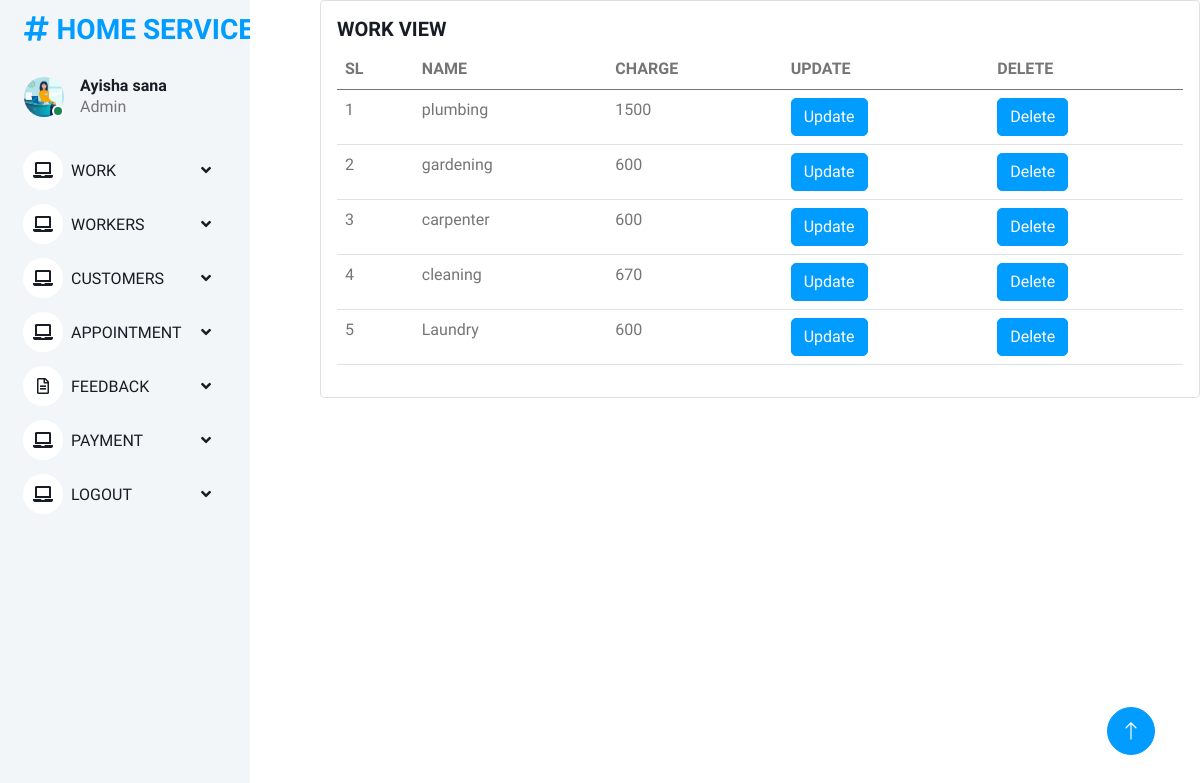
Screenshot of /work_view (signed in) with the database file from the repository.
### onlinehomeservice_app/models.py (models this page shows, shortened)
class work(models.Model):
    name = models.CharField(max_length=100)
    charge = models.IntegerField()

### onlinehomeservice_app/views.py (the view)
# urls.py: path("work_view", views.work_view, name="work_view"),
@login_required(login_url='loginpage')
def work_view(request):
    data = work.objects.all()
    return render(request,'admin/work_view.html',{'data':data})

### templates/admin/work_view.html (shortened to what this page needs)
{% extends "admin/admin base.html" %}
{% block content %}
<div class="card" style="width: 55rem;">
  <div class="card-body">
    <h5 class="card-title">WORK VIEW</h5>
 <table class="table">
  <thead>
    <tr>
        <th scope="col">SL</th>
        <th scope="col">NAME</th>
      <th scope="col">CHARGE</th>
      <th scope="col">UPDATE</th>
      <th scope="col">DELETE</th>
    </tr>
  </thead>
       <tbody>
  {% for n in data %}
  <tr>
    <td>{{forloop.counter}}</td>
    <td>{{n.name}}</td>
      <td>{{n.charge}}</td>
      <td><a href="{% url 'update_work_view' n.id %}" class="btn btn-primary">Update</a></td>
      <td><a href="{% url 'delete_work_view' n.id %}" class="btn btn-primary">Delete</a></td>
            {% endfor %}
  </tbody>
 </table>
{% endblock %}

### static/assets1/css/style.css (style rules this page uses)
:root { --primary: #009CFF; --light: #F3F6F9; --dark: #191C24; }
.btn { transition: .5s; }
.btn.btn-primary { color: #FFFFFF; }

### rows the page displays
work: name "plumbing", charge "1500"
work: name "gardening", charge "600"
work: name "carpenter", charge "600"
work: name "cleaning", charge "670"
work: name "Laundry", charge "600"
